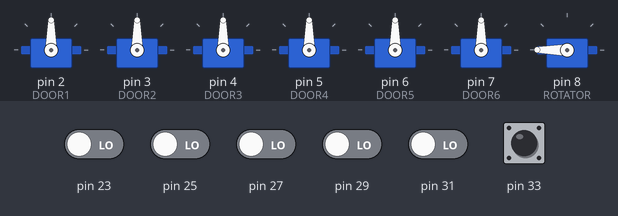
The sketch below on a simulated Arduino Mega 2560, built with avr-gcc and run on an emulated ATmega2560. Parts: 7 × servo. The inputs (shaded band) are chosen by the test bench; at power-on: pin 33 HIGH, pin 23, pin 25, pin 27, pin 29, pin 31 LOW. Random numbers use the default seed unless the sketch sets one.

Above: at 1.3 s.
1.4 s: pin 23 driven HIGH
At 2.0 s:
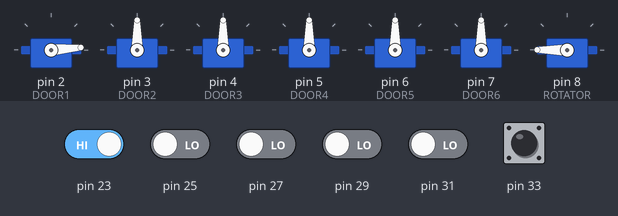
2.9 s: pin 25 driven HIGH
At 3.2 s:
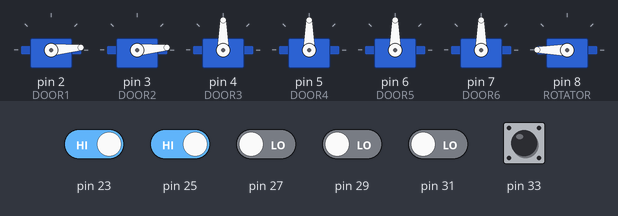
4.4 s: pin 27 driven HIGH
At 5.5 s:
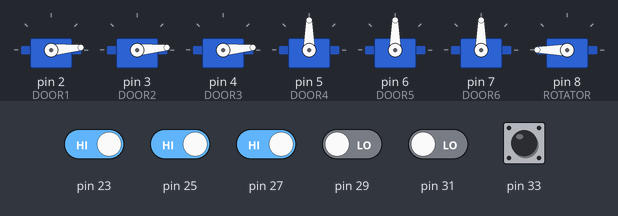
5.9 s: pin 29 driven HIGH
At 6.6 s:
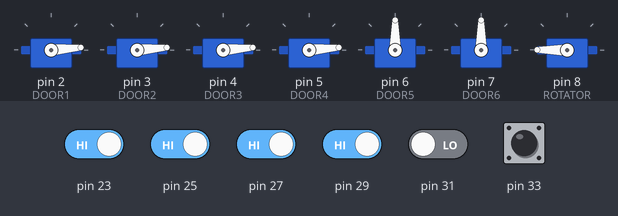
7.4 s: pin 31 driven HIGH
At 7.8 s:
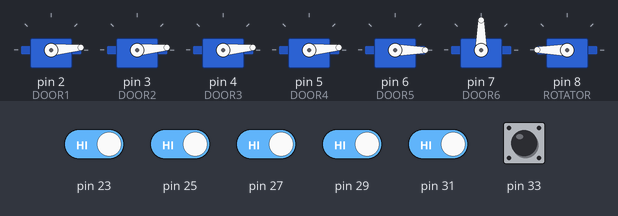
8.9 s: pin 23 driven LOW
At 10.1 s:
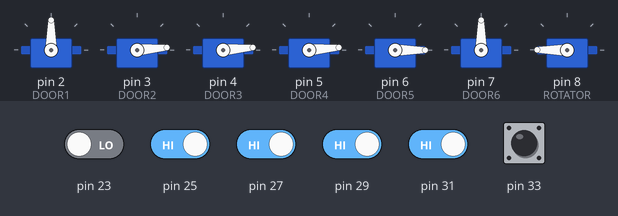
Timing chart, 0 to 11.4 s (numbered marks = the images above; inputs shaded):
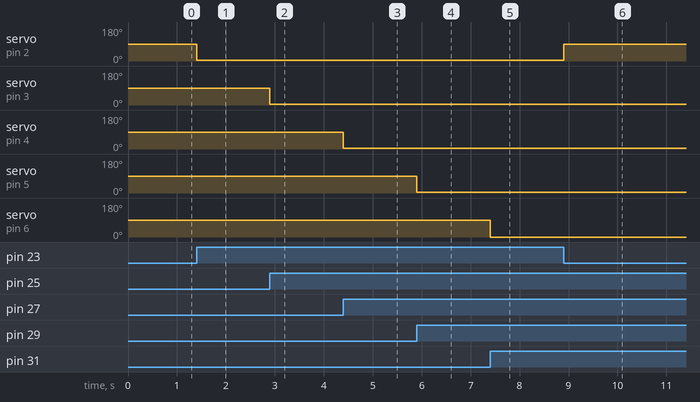

Measured:
- after the input at 1.4 s, servo on pin 2 (DOOR1): 90° → 5° at once
- after the input at 2.9 s, servo on pin 3 (DOOR2): 90° → 5° at once
- after the input at 4.4 s, servo on pin 4 (DOOR3): 90° → 5° at once
- after the input at 5.9 s, servo on pin 5 (DOOR4): 90° → 5° at once
- after the input at 7.4 s, servo on pin 6 (DOOR5): 90° → 0° at once
- after the input at 8.9 s, servo on pin 2 (DOOR1): 5° → 90° at once

The sketch:

MEGA_02.ino
```cpp
/*
This program used for controlling servos of Unicorn3.0 and later versions(radial 5-arm maze)

created in the summer of 2016
by Zou Shimin & Zhou Xuehan

modified 09 Jan 2017: added State6 as a marker to control rotator(if digitalRead(33)==LOW, reset state6)
modified 7th Nov, 2017: open angle was changed from 90 (or 0) to 85 (or 5) to protect servo from over-rotating

*/
#include <Servo.h>
Servo DOOR1;
Servo DOOR2;
Servo DOOR3;
Servo DOOR4;
Servo DOOR5;
Servo DOOR6;
Servo ROTATOR;
  int State1=0;
  int State2=0;
  int State3=0;
  int State4=0;
  int State5=0;
  int State6=0;
  int mPosition;
  int currentPosition;

void setup() {
  pinMode(2,OUTPUT);
  pinMode(3,OUTPUT);
  pinMode(4,OUTPUT);
  pinMode(5,OUTPUT);
  pinMode(6,OUTPUT);
  pinMode(7,OUTPUT);
  pinMode(8,OUTPUT);
  pinMode(23,INPUT);
  pinMode(25,INPUT);
  pinMode(27,INPUT);
  pinMode(29,INPUT);
  pinMode(31,INPUT);
  pinMode(33,INPUT);

  DOOR1.attach(2);
  DOOR2.attach(3);
  DOOR3.attach(4);
  DOOR4.attach(5);
  DOOR5.attach(6);
  DOOR6.attach(7);
  ROTATOR.attach(8);
 }

void loop() {
  if(State1==0 && digitalRead(23)== HIGH){
  DOOR1.write(5);
  State1=1;
  }
  else if(State2==0 && digitalRead(25)== HIGH){
  DOOR2.write(5);
  State2=1;
  }
  else if(State3==0 && digitalRead(27)== HIGH){
  DOOR3.write(5);
  State3=1;
  }
  else if(State4==0 && digitalRead(29)== HIGH){
  DOOR4.write(5);
  State4=1;
  }
  else if(State5==0 && digitalRead(31)== HIGH){
  DOOR5.write(0);DOOR6.write(90);delay(200);
  State5=1;
  }

  else if(State1==1 && digitalRead(23)== LOW){
  DOOR1.write(90);
  State1=0;
  }
  else if(State2==1 && digitalRead(25)== LOW){
  DOOR2.write(90);
  State2=0;
  }
  else if(State3==1 && digitalRead(27)==LOW){
  DOOR3.write(90);
  State3=0;
  }
  else if(State4==1 && digitalRead(29)== LOW){
  DOOR4.write(90);
  State4=0;
  }
  else if(State5==1 && digitalRead(31)== LOW){
  DOOR6.write(0);
  DOOR5.write(90);delay(200);
  State5=0;
  }
   else if(State6==1 && digitalRead(33)== LOW){
    State6=0;
  }
  else if(State6==0&&digitalRead(33)==HIGH){
    mPosition = (rand()%4+3)*30;
    if(currentPosition != mPosition){
          ROTATOR.write(mPosition);
          currentPosition = mPosition;
          delay(500);
          State6=1;
      }
    else;
    }

}
```

unicorn.h
```cpp
#ifndef UNICORN0805_H
#define  UNICORN0805_H
#include <TimerOne.h>
#include <Servo.h>

#define HOME 5


#define PRE_TRIAL 0
#define TRIAL 1
#define INTERTRIAL 2
#define SAMPLE_RUN 4
#define CHOICE_RUN 7

#define P0_DOORS_OPEN 0
#define P1_SAMPLE 1
#define P2_HOME_RETURN 2
#define P3_DELAY 3
#define P4_CHOICE 4
#define P5_REWARD 5
#define P6_ERROR_CORRECTION 6
#define P7_ENDING 7
#define P6_SADENDING 6
#define P7_HAPPYENDING 7
#define P8_DISTRACTOR 8
#define P9_HOME_RETURN 9
#define P10_CORRECT 10
#define LASER_OFF 0
#define LASER_WHOLE_TRIAL 1
#define LASER_SAMPLE 2
#define LASER_DELAY 3
#define LASER_CHOICE 4
#define LASER_ITI 5
#define LASER_TYPE_NO 9
#define TRIAL_PHASE_NO 13

#define BEFORE_SAMPLE_1  0
#define SAMPLE_1         1
#define AFTER_SAMPLE_1   2
#define BEFORE_SAMPLE_2  3
#define SAMPLE_2         4
#define AFTER_SAMPLE_2   5
#define DELAY            6
#define BEFORE_CHOICE_1  7
#define CHOICE_1         8
#define AFTER_CHOICE_1   9
#define BEFORE_CHOICE_2  10
#define CHOICE_2         11
#define AFTER_CHOICE_2   12
#define DELAY_1          13
#define DELAY_2          14
#define DELAY_3          15


  #define SpResult    0  //  SpLick//      !PORTDbits.RD8
  #define SpCome   1    //Keypad #[ZX] // Head fixed, always come
  #define SpTrialIndex  2   // SpRun // lick2    //!PORTDbits.RD9
  #define SpCome2  3    // Head fixed, always come
  // the second word is for performance, false alarm,
  #define SpFalseAlarm   4  // false alarm //1-1st DNMS, 2 - 2nd DNMS (nested dual-task)
  #define SpCorrectRejection     5  // correct rejection
  #define SpMiss     6  // miss
  #define SpHit    7  // hit //1-1st DNMS, 2 - 2nd DNMS (nested dual-task)
  // the third word is for the first set of valves

  #define SpDelay   9
  #define SpDelay2  10
  #define SpDelay3  11
  #define SpDelay4  64

  // the fourth word is for the second set of vales
  #define SpSample  12 ///1 2 3 4 till n
  #define SpChoice  13 ///1 2 3 4 till n
  #define SpDistractor  14
  #define SpCatchTrial  15 ///1 for catch trial, 0 for blank Trial
  #define SpTrialLaser  16
  #define SpPairedArm  17
  #define SpNonPairedArm  18
  #define SpOther 19


  //press key, s1s1 through s5s5
  #define SpSamplePhase   20 //1 start 0 end//S1S1
  #define SpChoicePhase   21 //1 start 0 end//S1S2
  #define SpTrial   22 //1 start 0 end     //S1S3
  #define SpHome   23 //1 out 0 in         //S1S4
  #define SpDistractorPhase   24 //1 start 0 end //S1S5
  #define SpChoiceArm   25 //1 out 0 in    //S2S1
  #define SpSamplePhase2   26              //S2S2
  #define SpChoicePhase2   27              //S2S3
  #define SpSample2   28                   //S2S4
  #define SpChoice2  29                    //S2S5
  #define SpSampleEntered   30             //S3S1
  #define SpChoiceEntered   31             //S3S2

  #define Sptrialtype     58
  #define SpITI           59  // 1 start 0 end
  #define SpCatch         60  //1 for catch trial, 0 for blank trial
  #define SpSess          61  // 1 start 0 end
  #define SpTrain         62  // 1 start 0 end
  #define SpLaser         65


  //extern unsigned int TimerCounterI;
  extern unsigned int Hit, miss, FalseAlarm, correctRejection, CorrectRatio;
  extern int currentMiss;


  void Valve_ON(int valve);
  void Valve_OFF(int valve);
  void phaseState(int aimToArm, int firstHalf);
  void laserON();
  void laserOFF();
  void laserInTrialPhase(int laserOnOrOff);
  int getFuncNumber(int targetDigits);
  void serialSend(int type, int value);
  void unicornFunction(int n);
  void allDoorsClose(int doorAmount);
  void allDoorsOpen(int doorAmount);
  void callReset();
  void valveOn(int valve);
  void valveOff(int valve);
  void rewardWater(int valve, int waterTime);
  void doorClose(int doorNo);
  void doorOpen(int doorNo);
  void rotatorRotate(int timeSpan);
  void rotateAndDelay_fold(int delayFold);
  void shuffleFunction(int* shuffledArray, int arraySize);
  void sessionFunction_passBound(int sessionNo, int trialNoPerSess, int ITI);
  void trialFunction_passBound();
  void blockFunction_FA(int blockNum, int trialNumPerBlock,int ifTArm, int trainingPhase,int ITI);
  void trialFunction_FA(int trainingPhase);
  void blockFunction_DA(int blockNum, int trialNumPerBlock,int ifTArm, int laserType,int ifCorrection);
  void trialFunction_DA(int laserType,int ifCorrection);
  void blockFunction_DNMS(int blockNum, int trialNumPerBlock,int laserType,int ifTArm, int trainingPhase,int ifVariedDelay,int trainingDay,int delayDuration,int ifCorrection);
  void trialFunction_DNMS(int laserType,int trainingPhase);
#endif
```

Source omitted: trainingArray.h (data table, 3402 bytes), unicorn.cpp (24235 bytes)
